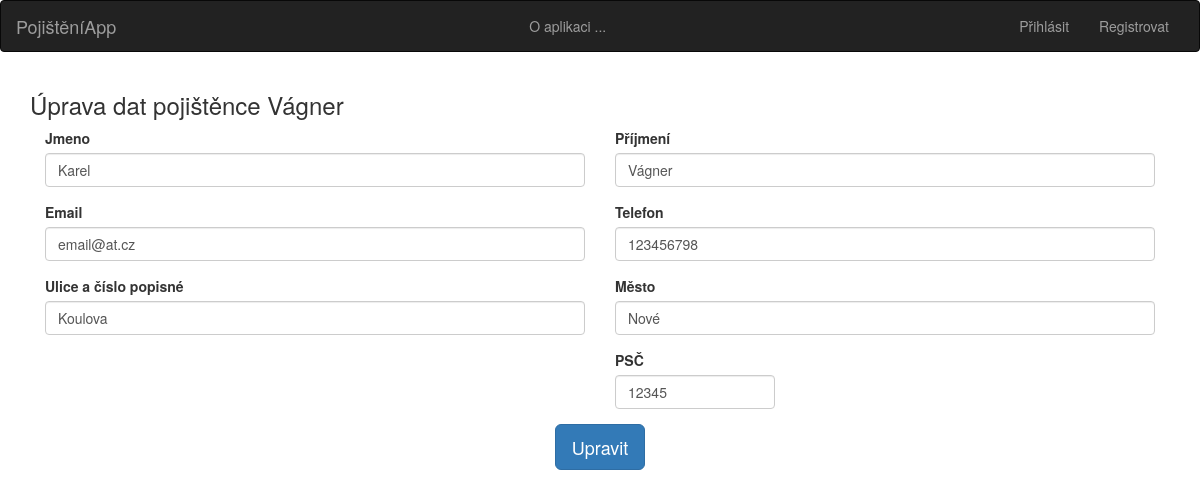
The app's page /pojistenec_update/1 with its own data.
### tables this page shows
CREATE TABLE pojistenci (
    id integer primary key autoincrement,
    jmeno text not null,
    prijmeni  text not null,
    adresa  text not null,
    mesto  text not null,
    psc  integer not null,
    telefon  integer not null,
    email  text not null
);

### app.py (the view, shortened to what this page needs)
@app.route('/pojistenec_update/<int:id>', methods=['POST', 'GET'])
def pojistenec_update(id):
    db = get_db()
    cur = db.execute('SELECT * FROM pojistenci WHERE id=?', [id])
    result = cur.fetchone()
    header = 'Úprava dat pojištěnce {}'.format(result['prijmeni'])
    return render_template('novy_pojistenec.html', page_title = 'Pojistenec {} úprava'.format(result['prijmeni']), edit_data = result, header=header)

### database.py (called while the page is built)
def connect_db():
    sql = sqlite3.connect('/home/honza/Dokumenty/Python_Flask_Udemy/IT_Network_ZP_Plna_verze/pojisteni.db')
    sql.row_factory = sqlite3.Row
    return sql

def get_db():
    if not hasattr(g, 'sqlite_db'):
        g.sqlite_db = connect_db()
    return g.sqlite_db

### templates/novy_pojistenec.html
{% extends 'base.html' %}
{% block body %}
<div class="container">
    <h3 class="">{{ header }}</h3>
    <form method="POST"">
        <div class="form-row">
            <div class="form-group col-md-6">
                <label for="inputEmail4">Jmeno</label>
                {% if edit_data %}
                <input type="text" name="first_name" class="form-control" id="inputEmail4" placeholder="Jméno" value = {{ edit_data['jmeno'] }}>
                {% else %}
                <input type="text" name="first_name" class="form-control" id="inputEmail4" placeholder="Jméno">
                {% endif %}
            </div>
            <div class="form-group col-md-6">
                <label for="inputPassword4">Příjmení</label>
                {% if edit_data %}
                <input type="text" name="second_name" class="form-control" id="inputPassword4" placeholder="Příjmení" value={{ edit_data['prijmeni'] }}>
                {% else %}
                <input type="text" name="second_name" class="form-control" id="inputPassword4" placeholder="Příjmení">
                {% endif %}
            </div>
        </div>
        <div class="form-row">
            <div class="form-group col-md-6">
                <label for="inputAddress">Email</label>
                {% if edit_data %}
                <input type="email" name="email" class="form-control" id="inputAddress" placeholder="Email" value={{ edit_data['email'] }}>
                {% else %}
                <input type="email" name="email" class="form-control" id="inputAddress" placeholder="Email">
                {% endif %}
            </div>
            <div class="form-group col-md-6">
                <label for="inputAddress2">Telefon</label>
                {% if edit_data %}
                <input type="number" name="telephone" class="form-control" id="inputAddress2" placeholder="420111222333" value={{ edit_data['telefon'] }}>
                {% else %}
                <input type="number" name="telephone" class="form-control" id="inputAddress2" placeholder="420111222333">
                {% endif %}
            </div>
        </div>
        <div class="form-row">
            <div class="form-group col-md-6">
                <label for="inputCity">Ulice a číslo popisné</label>
                {% if edit_data %}
                <input type="text" name="street" class="form-control" id="inputCity" placeholder="Ve Svahu 3" value={{ edit_data['adresa'] }}>
                {% else %}
                <input type="text" name="street" class="form-control" id="inputCity" placeholder="Ve Svahu 3">
                {% endif %}
            </div>
            <div class="form-group col-md-6">
                <label for="inputTown">Město</label>
                {% if edit_data %}
                <input type="text" name="town" class="form-control" id="inputTown" placeholder="Praha 1" value={{ edit_data['mesto'] }}>
                {% else %}
                <input type="text" name="town" class="form-control" id="inputTown" placeholder="Praha 1">
                {% endif %}
            </div>
        </div>
        <div class="form-row">
            <div class="form-group col-md-6">
            </div>
            <div class="form-group col-md-2">
                <label for="inputTown">PSČ</label>
                {% if edit_data %}
                <input type="number" name="psc" class="form-control" id="inputPsc" placeholder="123 45" value="{{ edit_data['psc'] }}">
                {% else %}
                <input type="number" name="psc" class="form-control" id="inputPsc" placeholder="123 45">
                {% endif %}
            </div>
        </div>
        <div class="col-md-12">
            <div class="article_wrapper">
                {% if edit_data %}
                <button name="submit" value="upravit" class="btn btn-lg btn-primary" role="button">Upravit</button>
                {% else %}
                <button name="submit" value="ulozit" class="btn btn-lg btn-primary" role="button">Uožit</button>
                {% endif %}
            </div>
        </div>
    </form>
</div>
{% endblock %}

### static/theme.css (style rules this page uses)
html, body { height: 100%; }
.container, .row { height: 100%; min-height: 80%; }
.article_wrapper { text-align: center; background-color:none; }

### records on screen
pojistenci: first_name "Karel", second_name "Vágner", email "email@at.cz", telephone "123456798", street "Koulova", town "Nové", psc "12345"

### other values on screen
{{ header }} "Úprava dat pojištěnce Vágner"
